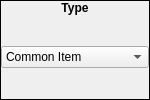
        <widget class="QFrame" name="frame_79">
         <property name="sizePolicy">
          <sizepolicy hsizetype="Preferred" vsizetype="Fixed">
           <horstretch>0</horstretch>
           <verstretch>0</verstretch>
          </sizepolicy>
         </property>
         <property name="minimumSize">
          <size>
           <width>150</width>
           <height>0</height>
          </size>
         </property>
         <property name="maximumSize">
          <size>
           <width>150</width>
           <height>16777215</height>
          </size>
         </property>
         <property name="frameShape">
          <enum>QFrame::Box</enum>
         </property>
         <property name="frameShadow">
          <enum>QFrame::Plain</enum>
         </property>
         <layout class="QVBoxLayout" name="verticalLayout_166">
          <property name="spacing">
           <number>0</number>
          </property>
          <property name="margin">
           <number>0</number>
          </property>
          <item>
           <widget class="QLabel" name="label_142">
            <property name="sizePolicy">
             <sizepolicy hsizetype="Preferred" vsizetype="Fixed">
              <horstretch>0</horstretch>
              <verstretch>0</verstretch>
             </sizepolicy>
            </property>
            <property name="font">
             <font>
              <weight>75</weight>
              <bold>true</bold>
             </font>
            </property>
            <property name="text">
             <string>Type</string>
            </property>
            <property name="alignment">
             <set>Qt::AlignCenter</set>
            </property>
           </widget>
          </item>
          <item>
           <widget class="QWidget" name="widget_89" native="true">
            <layout class="QHBoxLayout" name="horizontalLayout_65">
             <property name="spacing">
              <number>0</number>
             </property>
             <property name="margin">
              <number>0</number>
             </property>
             <item>
              <widget class="QComboBox" name="cboxType">
               <item>
                <property name="text">
                 <string>Common Item</string>
                </property>
               </item>
               <item>
                <property name="text">
                 <string>Weapon</string>
                </property>
               </item>
               <item>
                <property name="text">
                 <string>Shield</string>
                </property>
               </item>
               <item>
                <property name="text">
                 <string>Armor</string>
                </property>
               </item>
               <item>
                <property name="text">
                 <string>Helmet</string>
                </property>
               </item>
               <item>
                <property name="text">
                 <string>Accessory</string>
                </property>
               </item>
               <item>
                <property name="text">
                 <string>Medicine</string>
                </property>
               </item>
               <item>
                <property name="text">
                 <string>Skill Book</string>
                </property>
               </item>
               <item>
                <property name="text">
                 <string>Seed</string>
                </property>
               </item>
               <item>
                <property name="text">
                 <string>Skill Scroll</string>
                </property>
               </item>
               <item>
                <property name="text">
                 <string>Switch</string>
                </property>
               </item>
               <item>
                <property name="text">
                 <string>Event</string>
                </property>
               </item>
              </widget>
             </item>
            </layout>
           </widget>
          </item>
         </layout>
        </widget>
